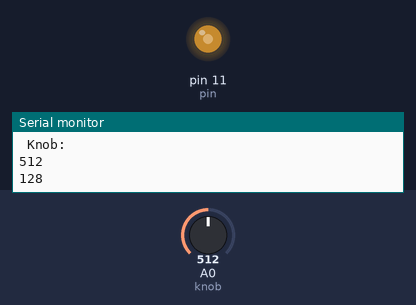
The sketch below on a simulated Arduino Uno, built with avr-gcc and run on an emulated ATmega328P. Shown: output pins drawn as LEDs (lit = HIGH), the last lines printed to the serial monitor. The test bench sets the inputs (shaded band); at power-on: A0 (knob) = 512.

Above: at 1.3 s.
1.4 s: A0 (knob) set to 716
At 2.0 s:
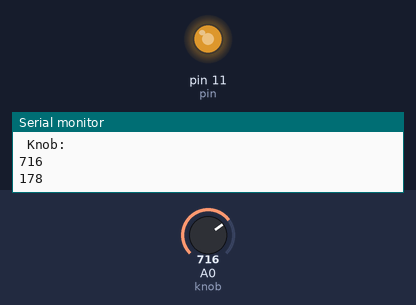
3.0 s: A0 (knob) set to 900
At 4.2 s:
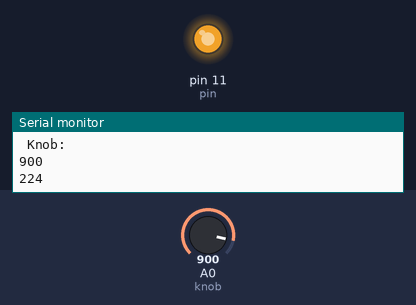
4.5 s: A0 (knob) set to 122
At 5.6 s:
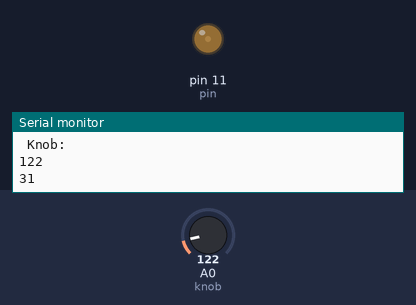
Timing chart, 0 to 7.5 s (numbered marks = the images above; inputs shaded):
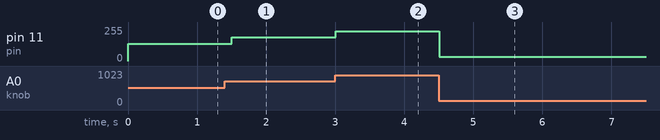

Measured:
- after the input at 1.4 s, pin 11 (pin): 128/255 → 178/255 after 0.10 s
- after the input at 3.0 s, pin 11 (pin): 178/255 → 224/255 at once
- after the input at 4.5 s, pin 11 (pin): 224/255 → 31/255 at once

The sketch:

Potentiometer.ino
```cpp
int pin=11;
int knob=A0;

void setup() {
  // put your setup code here, to run once:
 pinMode(pin ,OUTPUT);
 Serial.begin(9600);
}

void loop() {
  // put your main code here, to run repeatedly:
 int val=analogRead(knob);
 Serial.println("\n Knob: ");
 Serial.println(val);
 val = map(val,1,1023,1,255);
 analogWrite(pin,val);
 Serial.println(val);
 delay(500);
 }
```
